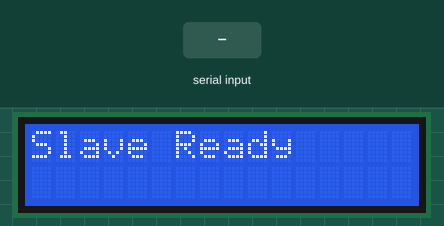
A sketch run on a simulated Arduino Uno, built with avr-gcc and run on an emulated ATmega328P. Shown: 16×2 character LCD. The test bench sets the inputs (shaded band). What the sketch prints to the serial monitor is not drawn.

Above: at 0.1 s.
3.3 s: "1\n" received over the second serial link
At 3.6 s:
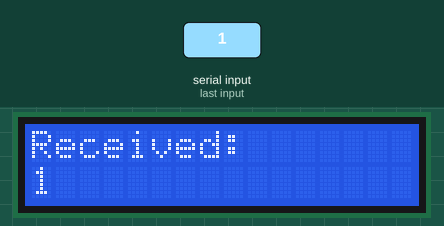
6.3 s: "0\n" received over the second serial link
At 7.1 s:
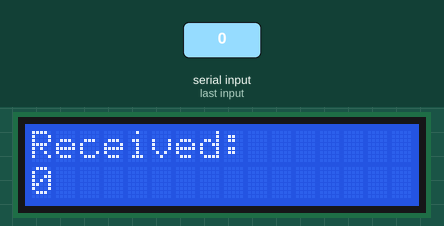
9.3 s: "2\n" received over the second serial link
At 10.6 s:
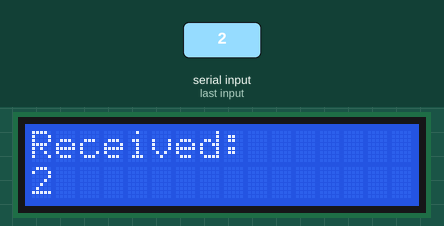
Timing chart, 0 to 12.3 s (numbered marks = the images above; inputs shaded):
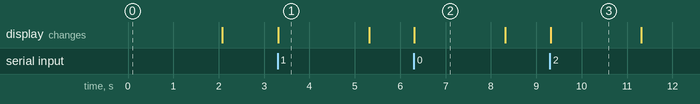

The sketch:

Slave_Node.ino
```cpp
#include <Wire.h>
#include <LiquidCrystal_I2C.h>
#include <SoftwareSerial.h>

// Initialize the I2C LCD with the I2C address (usually 0x27 or 0x3F)
LiquidCrystal_I2C lcd(0x27, 16, 2);
SoftwareSerial BTSerial(10, 11); //  TX | RX

void setup() {
  Serial.begin(9600);
  BTSerial.begin(9600);
  lcd.begin(16,2); // Initialize LCD with correct parameters
  lcd.backlight();
  lcd.setCursor(0, 0);
  lcd.print("Slave Ready");
  delay(2000);
  lcd.clear();
}

void loop() {
  if (BTSerial.available()) {
    String data = BTSerial.readStringUntil('\n'); // Read until newline

    Serial.println("Received: " + data);

    // Print received data to LCD
    lcd.clear();
    lcd.setCursor(0, 0);
    lcd.print("Received:");
    lcd.setCursor(0, 1);
    lcd.print(data);

    delay(2000); // Display data for 2 seconds

    // Clear screen before next update
    lcd.clear();
  }
}
```

Measured:
- after the input at 3.3 s, the display: changes at once (image 1)
- after the input at 6.3 s, the display: changes at once (image 2)
- after the input at 9.3 s, the display: changes at once (image 3)
- what the display in image 1 shows lasts 2.0 s, from 3.3 s to 5.3 s
